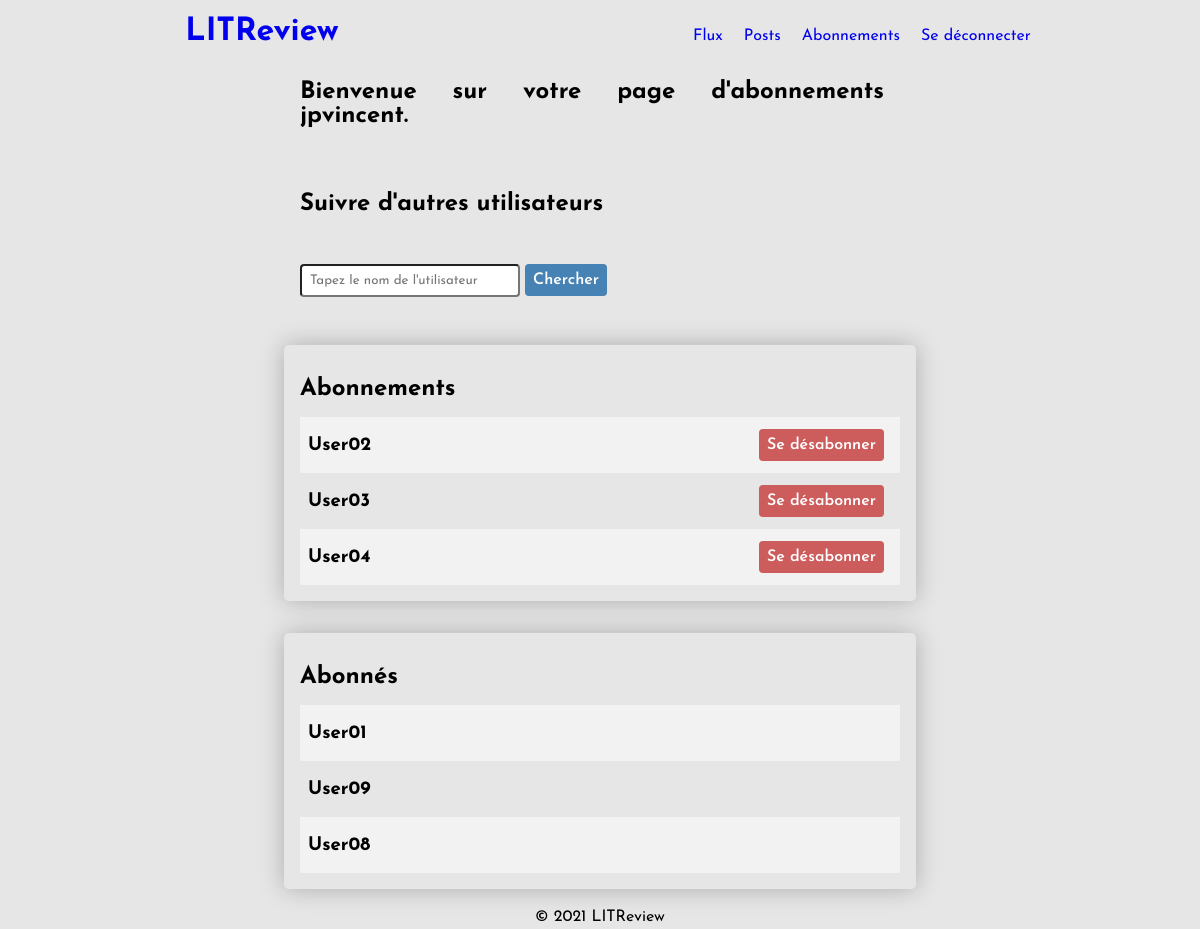
The app's page /subscriptions/ (signed in) with its own data.
### accounts/models.py (models this page shows)
class CustomUser(AbstractUser):
    pass

### accounts/views.py (the view, shortened to what this page needs)
# urls.py: path('subscriptions/', subscriptions_view, name="subscriptions"),
def subscriptions_view(request):
    current_user_id = request.user.id
    followers = UserFollows.objects.filter(followed_user_id=current_user_id).values()
    followers = [follower["user_id"] for follower in followers]
    followed_users = UserFollows.objects.filter(user_id=current_user_id).values()
    followed_users = [user["followed_user_id"] for user in followed_users]
    followers = [CustomUser.objects.get(pk=follower_id) for follower_id in followers]
    followed_users = [CustomUser.objects.get(pk=user_id) for user_id in followed_users]
    context = {"followers": followers,
               "followed_users": followed_users}
    return render(request, "accounts/subscriptions.html", context)

### accounts/templates/accounts/subscriptions.html (shortened to what this page needs)
{% extends "base.html" %}
{% block content %}
{% if not user.is_authenticated %}
    <p>
        <h2>Merci de vous identifier en page d'accueil afin d'avoir accès à vos abonnements.</h2>
    </p>
    <p>
        <a href="{% url 'accounts:index' %}"><buttom class="btn btn-submit">Revenir à l'accueil</buttom></a>
    </p>
{% else %}
            <section class="main-section">
                <h2>Bienvenue sur votre page d'abonnements {{ user.username }}.</h2>
            </section>
            <section class="main-section main-section-list">
                <h2>Suivre d'autres utilisateurs</h2>
                <form method="POST">
                    <input type="text" name="user_search" placeholder="Tapez le nom de l'utilisateur" id="id_user_search">
                    <input type="submit" value="Chercher" class="btn btn-submit">
                </form>
            </section>
            <section class="main-section main-section-list shadow-box">
                <h2>Abonnements</h2>
                {% for user in followed_users %}
                    <div>
                        <h3>{{ user }}</h3>
                        <a href="{% url 'accounts:unsubscribe' user_id=user.id %}"><button class="btn btn-delete">Se désabonner</button></a>
                    </div>
                {% empty %}
                <div>
                    <h3>Vous ne suivez aucun utilisateur actuellement.</h3>
                </div>
                {% endfor %}
            </section>
            <section class="main-section main-section-list shadow-box">
                <h2>Abonnés</h2>
                {% for follower in followers %}
                    <div>
                        <h3>{{ follower }}</h3>
                    </div>
                {% empty %}
                    <div>
                        <h3>Vous n'avez aucun abonné actuellement.</h3>
                    </div>
                {% endfor %}
            </section>
{% endif %}
{% endblock %}

### accounts/static/css/style.css (style rules this page uses)
:root { --site-bg-color: rgba(230,230,230,1); --list-alt-bg-color: rgba(255,255,255,.5); --btn-submit-bg-color: steelblue; --btn-delete-bg-color: indianred; }
* { font-family: 'Josefin Sans', 'Monserrat', sans-serif; }
body { background-color: var(--site-bg-color); }
input, textarea { background-color: #fff; padding: .5rem; }
html, body { height: 100%; }
a { text-decoration: none; padding: 1rem 0 0 1rem; }
.login h2, .signup h2, .main-section h2,form,p,article { margin-bottom: 1rem; text-align: justify; padding: 1rem 1rem 0 0; }
.main-section { margin: 1rem auto; width: 50%; }
.shadow-box { border: 0; border-radius: .3rem; padding: 1rem; box-shadow: 0rem 0rem 1.5rem rgba(0,0,0,.25); }
.main-section-list > div { display: flex; justify-content: space-between; padding: .5rem; align-items: center; min-height: 2.5rem; }
.main-section-list > div a { padding: 0; margin-right: .5rem; }
.main-section-list > div:nth-child(even) { background-color: var(--list-alt-bg-color); }
#id_user_search { min-width: 200px; border-radius: .25rem; }
.btn { border: 0; border-radius: .25rem; margin: auto; padding: .5rem; cursor: pointer; font-size: 1rem; font-weight: 600; }
.btn-submit { color: #fff; background-color: var(--btn-submit-bg-color); margin-top: 1rem; }
.btn-delete { color: #fff; background-color: var(--btn-delete-bg-color); }

### records on screen
CustomUser: username "jpvincent"
CustomUser: username "User02"
CustomUser: username "User03"
CustomUser: username "User04"
CustomUser: username "User01"
CustomUser: username "User09"
CustomUser: username "User08"
